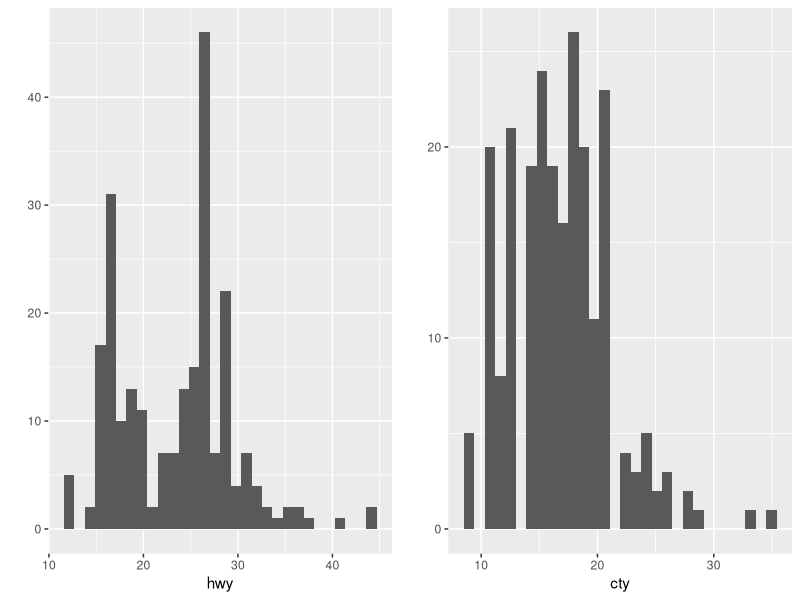
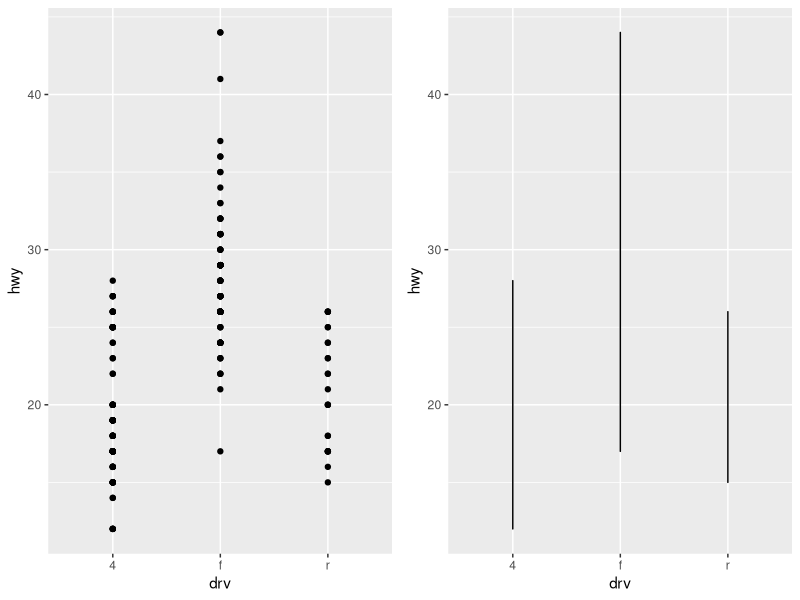
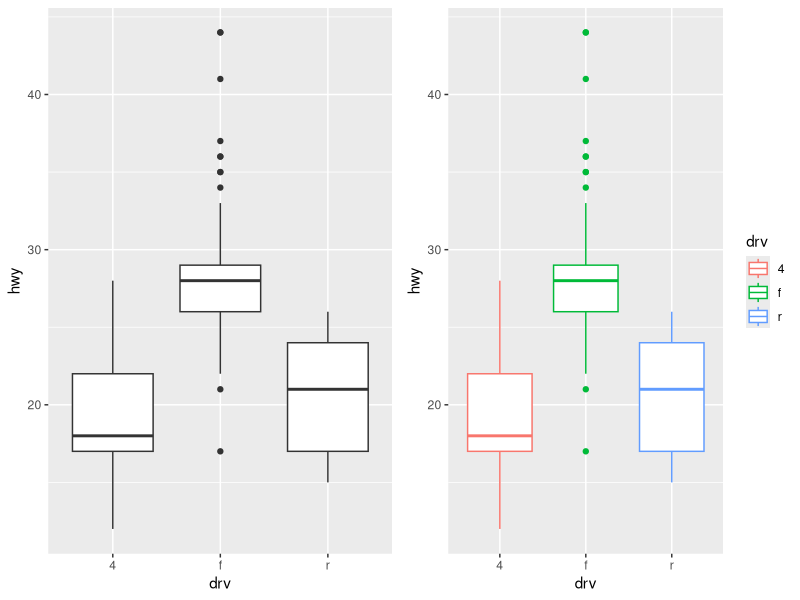

Write R code to recreate these figures, in order.
## ---- chunk 1
knitr::opts_chunk$set(echo = TRUE)
## ---- chunk 2
#install.packages("ggplot2")
library(ggplot2)
library(gridExtra)
#par(mfrow=c(2,2))

par(mfrow = c(2, 2))


p1 <- qplot(data=mpg, x=hwy)
p2 <- qplot(data=mpg, x=cty)

p3 <- qplot(data=mpg, x=drv, y=hwy)
p4 <- qplot(data=mpg, x=drv, y=hwy, geom = "line")

p5 <- qplot(data=mpg, x=drv, y=hwy, geom = "boxplot")
p6 <- qplot(data=mpg, x=drv, y=hwy, geom = "boxplot", colour = drv)
require(gridExtra)

grid.arrange(p1,p2, ncol=2)
grid.arrange(p3,p4, ncol=2)
grid.arrange(p5,p6, ncol=2)


